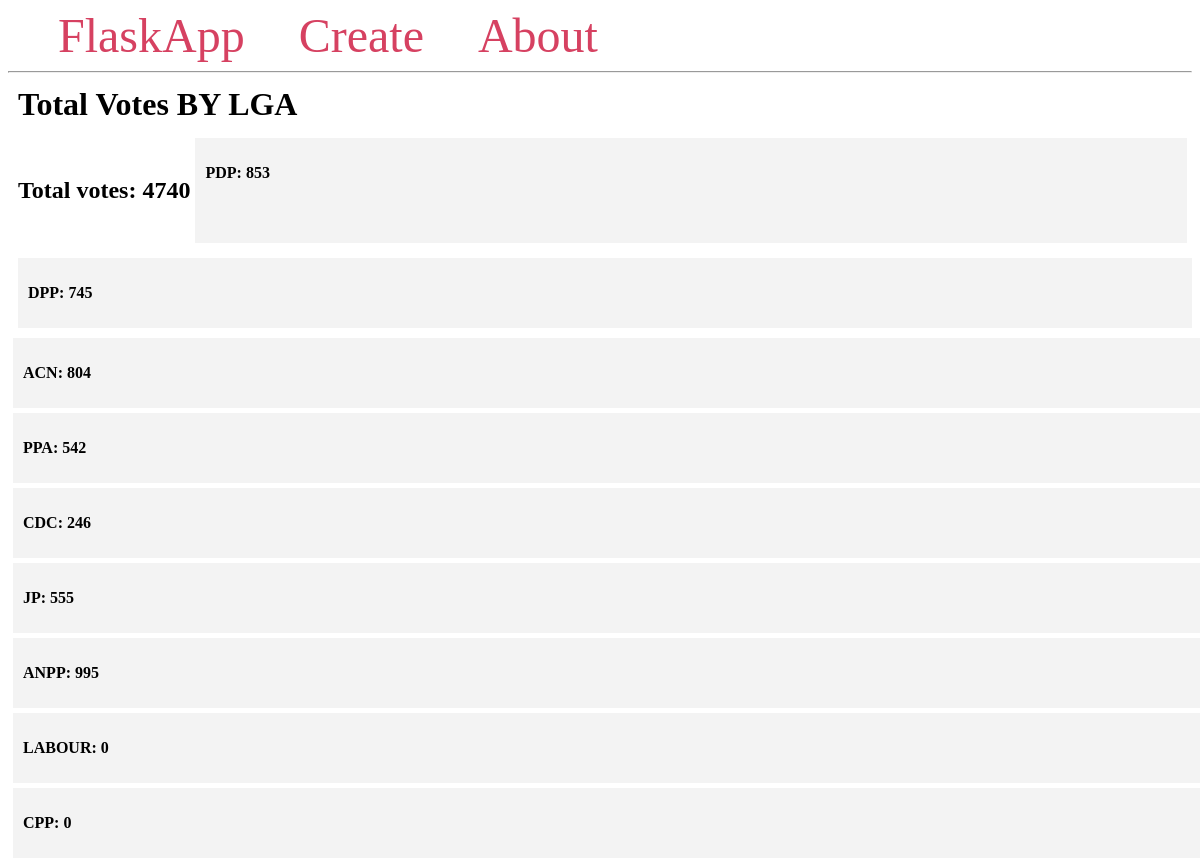
The page /total_lga/2 on the database its author committed.
### tables this page shows
CREATE TABLE 'party' (
  'id' int PRIMARY KEY,
  'partyid' varchar(11) NOT NULL,
  'partyname' varchar(11) NOT NULL
);

### app.py (the view)
@app.route('/total_lga/<int:lga_id>')
def total_lga(lga_id):
    polling_unit = session.query(PollingUnit).filter_by(lga_id=lga_id).all()
    polling_units = [[i.partyname, 0] for i in session.query(Party).all()]
    total = 0
    for res in polling_unit:
        polling_unit_id = res.polling_unit_id
        print( polling_unit_id)
        polling_unit_result = get_polling_unit(polling_unit_id)
        print(polling_units)
        i = 0
        for item in polling_unit_result:
            if item[0] == polling_units[i][0]:
                polling_units[i][1] += item[1]
                total += item[1]
                i += 1
    print(total)
    response = {
        "polling_units": polling_units,
        "total": total
    }
    return render_template('total_lga.html', response=response)

### app.py (called while the page is built)
def get_polling_unit(id):
    announced_pu_results = session.query(AnnouncedPuResults).filter_by(polling_unit_uniqueid=id).all()
    result = []
    for res in announced_pu_results:
        party, score = res.party_abbreviation, res.party_score
        result.append([
            party,
            score
        ])
    return result

### templates/total_lga.html (shortened to what this page needs)
{% extends 'base.html' %}
{% block content %}
    <h1 class="title">{% block title %} Total Votes BY LGA {% endblock %}</h1>
    <div class="content">
      <h2><p><b>Total votes: {{ response['total'] }}</b></p></h2><br/>
        {% for party in response['polling_units'] %}
            <div class="student">
                <p><b>{{ party[0] }}: {{ party[1] }}</b></p>
                </div>
            </div>
        {% endfor %}
{% endblock %}

### templates/base.html (style rules this page uses)
.title { margin: 5px; }
.content { margin: 5px; width: 100%; display: flex; flex-direction: row; flex-wrap: wrap; }
.student { flex: 20%; padding: 10px; margin: 5px; background-color: #f3f3f3; inline-size: 100%; }

### rows shown on the page
party: partyname "PDP", party "853"
party: partyname "DPP", party "745"
party: partyname "ACN", party "804"
party: partyname "PPA", party "542"
party: partyname "CDC", party "246"
party: partyname "JP", party "555"
party: partyname "ANPP", party "995"
party: partyname "LABOUR", party "0"
party: partyname "CPP", party "0"

### other values the page prints
{{ response['total'] }} "4740"
